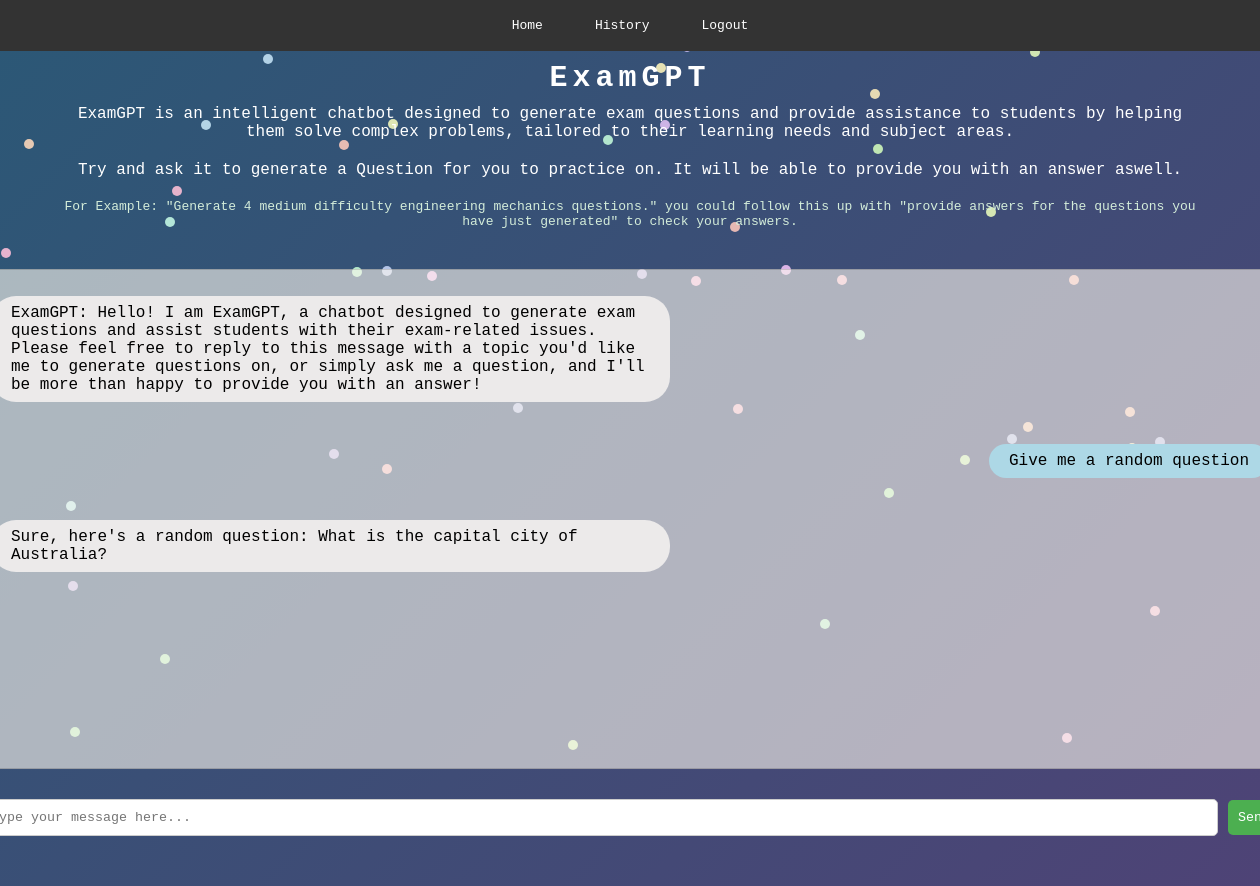
The app's page /index/9 (signed in), older data.
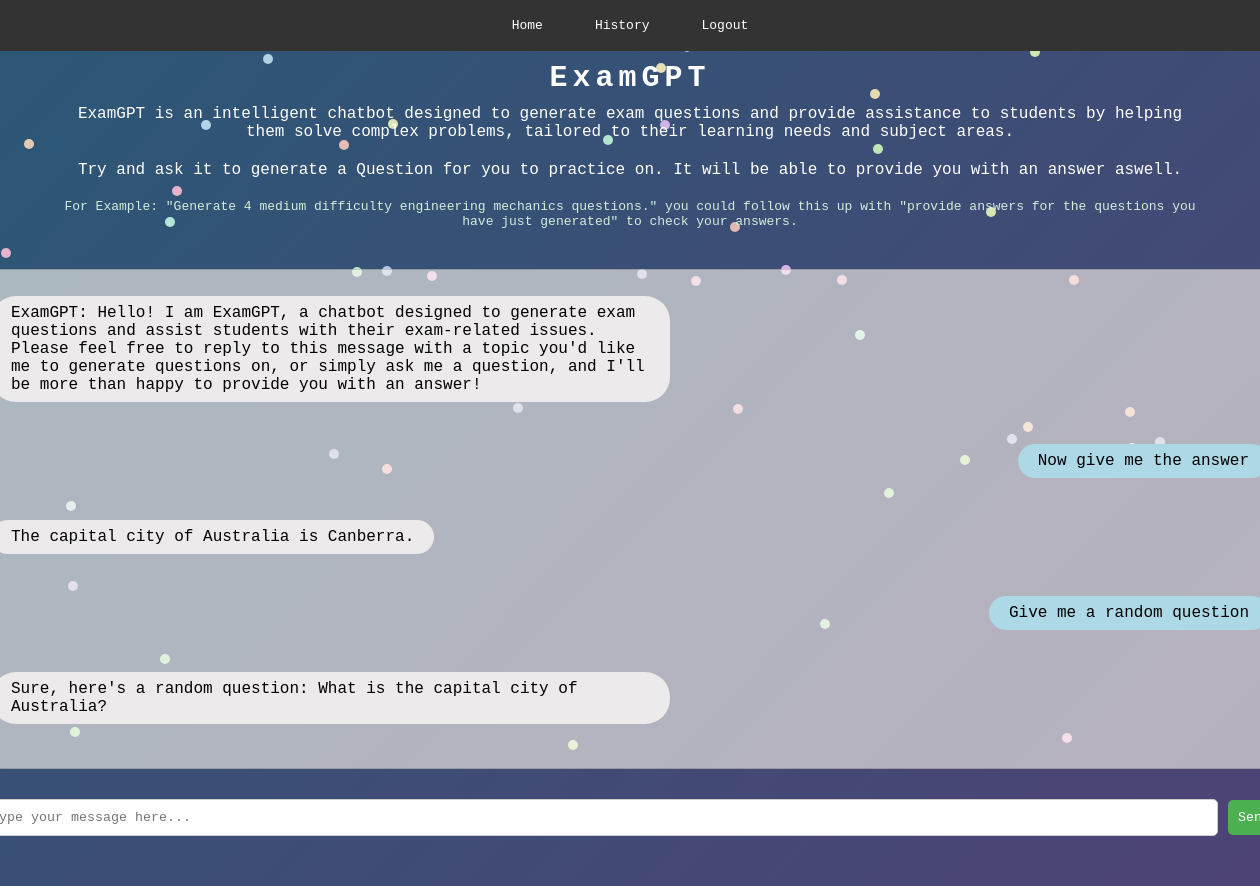
The same page, newer data.
### app/models.py (models this page shows, shortened)
class chat_message_data(db.Model):
    message_id = db.Column(db.Integer, primary_key=True)
    conversation_id = db.Column(db.Integer, db.ForeignKey('conversation_data.conversation_id'))
    message_number = db.Column(db.Integer)
    sender = db.Column(db.String(8)) #Either User, Chat or System
    message = db.Column(db.String(1024)) #Whats the max message length?

### app/__init__.py (the view)
@app.route('/index/<conversation_id>')
@login_required
def chat(conversation_id):
    conversation = conversation_data.query.filter_by(conversation_id=conversation_id).first_or_404()
    messages = conversation.get_messages()
    return render_template('index.html', messages=messages)

### app/models.py (called while the page is built)
@login.user_loader
def load_user(id):
    return customer_data.query.get(int(id))

    def get_messages(self):
        return chat_message_data.query.filter_by(conversation_id=self.conversation_id).order_by(chat_message_data.message_number).all()

### app/templates/index.html (shortened to what this page needs)
<!DOCTYPE html>
<html lang="en">
  <head>
    <link rel="stylesheet" href="{{ url_for('static', filename='style.css') }}" />
  </head>
  <body>
    <div class="background"></div>
    <nav class="navbar">
      <a href="{{ url_for('home') }}">Home</a>
      <a href="{{ url_for('history') }}">History</a>
      {% if current_user.is_anonymous %}
      <a href="{{ url_for('login') }}">Login</a>
      {% else %}
      <a onclick="confirmLogout()">Logout</a>
      {% endif %}
    </nav>
    <div class="body-width">
      <div class="welcome-section">
        <h1>ExamGPT</h1>
        <p>
          ExamGPT is an intelligent chatbot designed to generate exam questions and provide assistance to
          students by helping them solve complex problems, tailored to their learning needs and subject areas.
        </p>
        <p>
          Try and ask it to generate a Question for you to practice on. It will be able to provide you with an answer aswell.
        </p>
        <p class="example">
          For Example: "Generate 4 medium difficulty engineering mechanics questions." you could follow this up with
           "provide answers for the questions you have just generated" to check your answers.
        </p>
      </div>
      <div class="chatbox-container">
        <div class="chatbox-message chatbox-message-chatbot">
          <p class="chatbox-message-chatbot-internal">
            ExamGPT: Hello! I am ExamGPT, a chatbot designed to generate exam questions and assist students with their exam-related issues.
            Please feel free to reply to this message with a topic you'd like me to generate questions on, or simply ask me a question,
            and I'll be more than happy to provide you with an answer!
          </p>
        </div>
        {% for m in messages%}
        <div class="chatbox-message chatbox-message-{{ m.sender }}">
          <p class="chatbox-message-{{ m.sender }}-internal">{{ m.message }}</p>
        </div>
        {% endfor %}
      </div>
      <div class="chatbox-input-container">
        <input
          type="text"
          class="chatbox-input"
          placeholder="Type your message here..."
        />
        <button class="chatbox-send-button">Send</button>
      </div>
    </div>
  </body>
</html>

### app/static/style.css (style rules this page uses)
* { font-family: monospace; font-weight: 500; }
body { display: flex; flex-direction: column; align-items: center; margin: 0; z-index: 2; overflow: hidden; margin-bottom: 50px; }
.navbar { display: flex; background-color: #333; padding: 10px; justify-content: center; width: 100%; margin: 0; z-index: 2; }
.navbar a { color: white; text-decoration: none; margin: 0 10px; padding: 8px 16px; border-radius: 5px; z-index: 2; }
.body-width { width: fit-content; z-index: 2; }
.welcome-section { display: flex; flex-direction: column; align-items: center; text-align: center; z-index: 2; color: white; font-family: monospace; }
.welcome-section h1 { font-weight: 700; font-size: 30px; letter-spacing: 5px; margin-top: 10px; margin-bottom: 0px; }
.welcome-section p { font-weight: 500; font-size: 16px; margin: 10px 80px; }
.welcome-section .example { font-size: 13px; color: #d4edda; }
.chatbox-container { border: 1px solid rgba(0, 0, 0, 0.144); border-radius: 10px; height: 500px; max-width: 1300px; min-width: 1300px; box-sizing: border-box; overflow-y: scroll; padding: 10px; margin-top: 30px; margin-left: auto; margin-right: auto; background-color: rgba(255, 251, 241, 0.6); z-index: 2; }
.chatbox-message { display: flex; width: 100%; margin-bottom: 10px; z-index: 2; }
.chatbox-message p { background-color: rgb(236, 234, 234); padding: 8px 20px; border-radius: 25px; font-size: 16px; justify-content: start; max-width: 50%; word-wrap: break-word; z-index: 2; }
.chatbox-message-user { justify-content: end; z-index: 2; }
.chatbox-message-user p { background-color: lightblue; z-index: 2; }
.chatbox-message-chatbot { justify-content: start; z-index: 2; }
.chatbox-message-chatbot p { background-color: rgb(236, 234, 234); z-index: 2; }
.chatbox-input-container { display: flex; align-items: center; max-width: 1300px; min-width: 1300px; margin-left: auto; margin-right: auto; margin-top: 30px; z-index: 2; }
.chatbox-input { flex-grow: 1; border: 1px solid #ccc; border-radius: 5px; padding: 10px; margin-right: 10px; z-index: 2; }
.chatbox-send-button { background-color: #4caf50; color: white; border: none; border-radius: 5px; padding: 10px; cursor: pointer; z-index: 2; }
.background { position: fixed; top: 0; left: 0; width: 100%; height: 100%; background: linear-gradient(135deg, #2b5876, #4e4376); z-index: 0; }

Row changes from the older to the newer data that the page shows:
added chat_message_data: message "Now give me the answer", sender "user" (drawn)
added chat_message_data: message "The capital city of Australia is Canberra.", sender "chatbot" (drawn)
